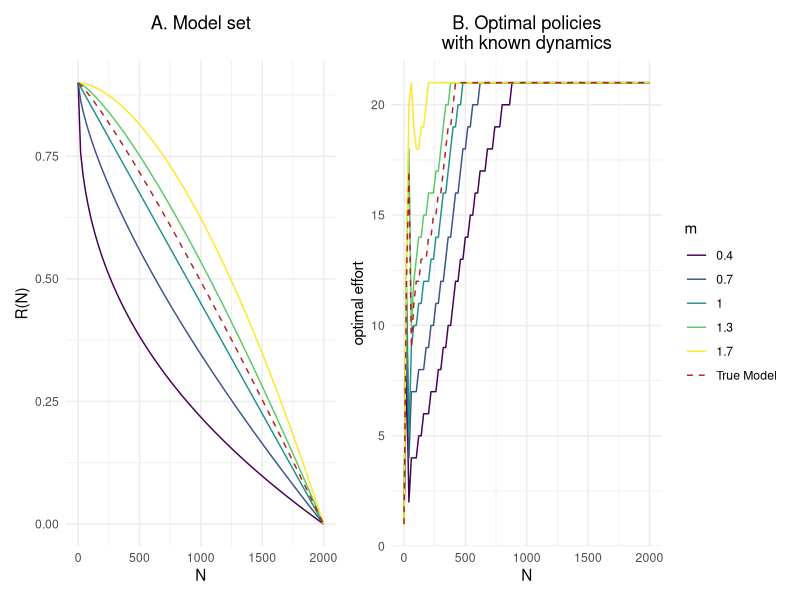
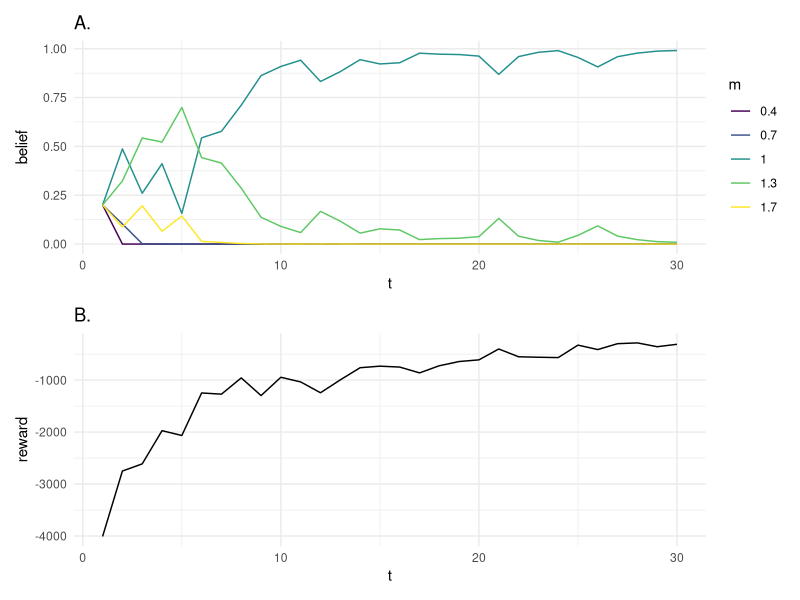

Write R code to recreate these figures, in order.
library(tidyverse)
library(patchwork)
library(viridis)

###################################
###################################
# Structural uncertainty dynamics #
###################################
###################################

# get logistic growth parameter values
r <- 0.9 # intrinsic rate of growth
K <- 2000 # carrying capacity
seq_N <- seq(0, K, by = 20) # state space

# model set
m <- c(0.4, 0.7, 1, 1.15, 1.3, 1.7)
true_m <- m[4]

# set up empty df
m_data <- data.frame(
  N = NULL, R = NULL, m = NULL
)

for (i in seq_along(m)) {
  m_data <- rbind(m_data,
                  data.frame(
                    N = seq_N, 
                    R = r * (1 - (seq_N / K) ^ m[i]),
                    m = rep(m[i], length(seq_N))
                  ))
}

m_plot <- ggplot() +
  geom_line(data = m_data[m_data$m != true_m, ],
            aes(x = N, y = R, color = as.factor(m))) +
  labs(x = "N", y = "R(N)", color = "m") +
  geom_line(data = m_data[m_data$m == true_m, ],
            aes(x = N, y = R, color = "True Model"),
            linetype = "dashed") +
  scale_color_manual(values = c(
    "True Model" = "firebrick",
    setNames(viridis_pal()(length(unique(m_data$m)) - 1), 
             as.character(unique(m_data$m[m_data$m != true_m])))
  )) +
  ggtitle("A. Model set") +
  theme_minimal() +
  theme(legend.position = "None",
        plot.title = element_text(hjust = 0.5))

##############################
# policies with known dynamics

# read in data
known_policies <- read.csv("data/passive_known_dynamics.csv")

# plot
plot_known_policies <- ggplot() +
  geom_line(data = known_policies[known_policies$m != true_m, ],
            aes(x = N, y = policy, color = as.factor(m))) +
  labs(x = "N", y = "optimal effort", color = "m") +
  geom_line(data = known_policies[known_policies$m == true_m, ],
            aes(x = N, y = policy, color = "True Model"),
            linetype = "dashed") +
  scale_color_manual(values = c(
    "True Model" = "firebrick",
    setNames(viridis_pal()(length(unique(known_policies$m)) - 1), 
             as.character(unique(known_policies$m[known_policies$m != true_m])))
  )) +
  ggtitle("B. Optimal policies\nwith known dynamics") +
  theme_minimal() +
  theme(plot.title = element_text(hjust = 0.5))

final_plot <- m_plot + plot_known_policies + plot_layout(nrow = 1)

# save
ggsave("figures/model_set_policies.png", final_plot, dpi = 400,
       width = 7, height = 3)


###############################
###############################
# Passive adaptive management #
###############################
###############################

# read in data
posterior <- read.csv("data/passive_am_belief.csv")[, -1]
colnames(posterior) <- m[c(1:3, 5, 6)]
am_data <- read.csv("data/passive_am_data.csv")

# convert posterior to long
Tmax <- 30
posterior_long <- posterior %>% 
  mutate(t = 1:Tmax) %>% 
  pivot_longer(cols = -t,
               names_to = "m",
               values_to = "belief")

# plot
plot_belief <- ggplot(data = posterior_long) +
  geom_line(aes(x = t, y = belief, color = as.factor(m))) +
  scale_color_viridis_d() +
  ggtitle("A.") +
  labs(x = "t", y = "belief", color = "m") +
  theme_minimal()

plot_reward <- ggplot(data = am_data) +
  geom_line(aes(x = time, y = value)) +
  ggtitle("B.") +
  labs(x = "t", y = "reward") +
  theme_minimal()

plot_passive <- plot_belief + plot_reward + plot_layout(ncol = 1)

# save
ggsave("figures/passive_AM.png", plot_passive, dpi = 400,
       width = 4, height = 5)
